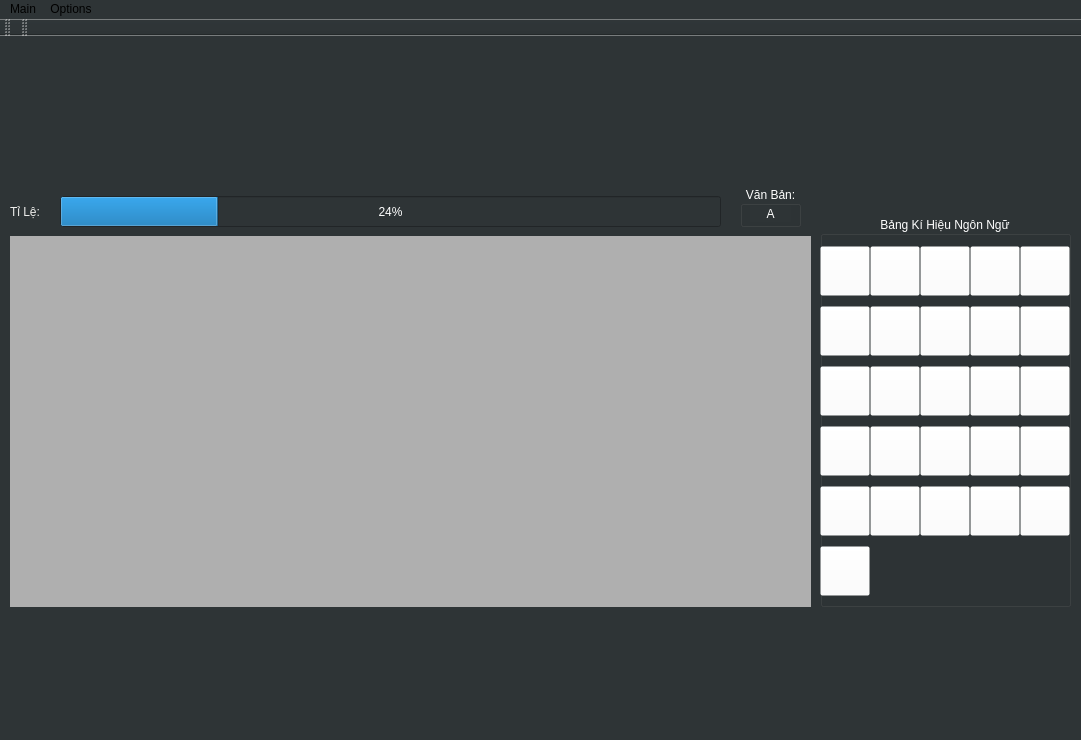
<?xml version="1.0" encoding="UTF-8"?>
<ui version="4.0">
 <class>MainWindow</class>
 <widget class="QMainWindow" name="MainWindow">
  <property name="geometry">
   <rect>
    <x>0</x>
    <y>0</y>
    <width>1081</width>
    <height>740</height>
   </rect>
  </property>
  <property name="font">
   <font>
    <pointsize>13</pointsize>
   </font>
  </property>
  <property name="windowTitle">
   <string>MainWindow</string>
  </property>
  <property name="autoFillBackground">
   <bool>false</bool>
  </property>
  <property name="styleSheet">
   <string notr="true">background-color: rgb(46, 52, 54);</string>
  </property>
  <property name="iconSize">
   <size>
    <width>30</width>
    <height>30</height>
   </size>
  </property>
  <widget class="QWidget" name="centralwidget">
   <widget class="QLabel" name="label_tutorialView">
    <property name="geometry">
     <rect>
      <x>480</x>
      <y>200</y>
      <width>301</width>
      <height>191</height>
     </rect>
    </property>
    <property name="styleSheet">
     <string notr="true">background-color: transparent;</string>
    </property>
    <property name="text">
     <string/>
    </property>
    <property name="alignment">
     <set>Qt::AlignCenter</set>
    </property>
   </widget>
   <widget class="QLabel" name="label_camView">
    <property name="geometry">
     <rect>
      <x>10</x>
      <y>200</y>
      <width>801</width>
      <height>371</height>
     </rect>
    </property>
    <property name="styleSheet">
     <string notr="true">background-color: rgba(180,180,180,0.6);</string>
    </property>
    <property name="text">
     <string/>
    </property>
   </widget>
   <widget class="QProgressBar" name="progressBar">
    <property name="geometry">
     <rect>
      <x>60</x>
      <y>160</y>
      <width>661</width>
      <height>31</height>
     </rect>
    </property>
    <property name="styleSheet">
     <string notr="true">color: rgb(255, 255, 255);</string>
    </property>
    <property name="value">
     <number>24</number>
    </property>
   </widget>
   <widget class="QLabel" name="label_doneTutorial">
    <property name="geometry">
     <rect>
      <x>10</x>
      <y>200</y>
      <width>801</width>
      <height>371</height>
     </rect>
    </property>
    <property name="styleSheet">
     <string notr="true">background-color: rgba(180,180,180,0.9);</string>
    </property>
    <property name="text">
     <string/>
    </property>
    <property name="alignment">
     <set>Qt::AlignCenter</set>
    </property>
   </widget>
   <widget class="QGroupBox" name="groupBox">
    <property name="geometry">
     <rect>
      <x>820</x>
      <y>180</y>
      <width>251</width>
      <height>391</height>
     </rect>
    </property>
    <property name="styleSheet">
     <string notr="true">color: rgb(255, 255, 255);</string>
    </property>
    <property name="title">
     <string>Bảng Kí Hiệu Ngôn Ngữ</string>
    </property>
    <property name="alignment">
     <set>Qt::AlignCenter</set>
    </property>
    <widget class="QPushButton" name="button_A">
     <property name="geometry">
      <rect>
       <x>0</x>
       <y>30</y>
       <width>50</width>
       <height>50</height>
      </rect>
     </property>
     <property name="autoFillBackground">
      <bool>false</bool>
     </property>
     <property name="styleSheet">
      <string notr="true">background-color: rgba(255, 255, 255, 0);</string>
     </property>
     <property name="text">
      <string/>
     </property>
    </widget>
    <widget class="QPushButton" name="button_B">
     <property name="geometry">
      <rect>
       <x>50</x>
       <y>30</y>
       <width>50</width>
       <height>50</height>
      </rect>
     </property>
     <property name="autoFillBackground">
      <bool>false</bool>
     </property>
     <property name="styleSheet">
      <string notr="true">background-color: rgba(255, 255, 255, 0);</string>
     </property>
     <property name="text">
      <string/>
     </property>
    </widget>
    <widget class="QPushButton" name="button_C">
     <property name="geometry">
      <rect>
       <x>100</x>
       <y>30</y>
       <width>50</width>
       <height>50</height>
      </rect>
     </property>
     <property name="autoFillBackground">
      <bool>false</bool>
     </property>
     <property name="styleSheet">
      <string notr="true">background-color: rgba(255, 255, 255, 0);</string>
     </property>
     <property name="text">
      <string/>
     </property>
    </widget>
    <widget class="QPushButton" name="button_D">
     <property name="geometry">
      <rect>
       <x>150</x>
       <y>30</y>
       <width>50</width>
       <height>50</height>
      </rect>
     </property>
     <property name="autoFillBackground">
      <bool>false</bool>
     </property>
     <property name="styleSheet">
      <string notr="true">background-color: rgba(255, 255, 255, 0);</string>
     </property>
     <property name="text">
      <string/>
     </property>
    </widget>
    <widget class="QPushButton" name="button_E">
     <property name="geometry">
      <rect>
       <x>200</x>
       <y>30</y>
       <width>50</width>
       <height>50</height>
      </rect>
     </property>
     <property name="autoFillBackground">
      <bool>false</bool>
     </property>
     <property name="styleSheet">
      <string notr="true">background-color: rgba(255, 255, 255, 0);</string>
     </property>
     <property name="text">
      <string/>
     </property>
    </widget>
    <widget class="QPushButton" name="button_F">
     <property name="geometry">
      <rect>
       <x>0</x>
       <y>90</y>
       <width>50</width>
       <height>50</height>
      </rect>
     </property>
     <property name="autoFillBackground">
      <bool>false</bool>
     </property>
     <property name="styleSheet">
      <string notr="true">background-color: rgba(255, 255, 255, 0);</string>
     </property>
     <property name="text">
      <string/>
     </property>
    </widget>
    <widget class="QPushButton" name="button_G">
     <property name="geometry">
      <rect>
       <x>50</x>
       <y>90</y>
       <width>50</width>
       <height>50</height>
      </rect>
     </property>
     <property name="autoFillBackground">
      <bool>false</bool>
     </property>
     <property name="styleSheet">
      <string notr="true">background-color: rgba(255, 255, 255, 0);</string>
     </property>
     <property name="text">
      <string/>
     </property>
    </widget>
    <widget class="QPushButton" name="button_H">
     <property name="geometry">
      <rect>
       <x>100</x>
       <y>90</y>
       <width>50</width>
       <height>50</height>
      </rect>
     </property>
     <property name="autoFillBackground">
      <bool>false</bool>
     </property>
     <property name="styleSheet">
      <string notr="true">background-color: rgba(255, 255, 255, 0);</string>
     </property>
     <property name="text">
      <string/>
     </property>
    </widget>
    <widget class="QPushButton" name="button_I">
     <property name="geometry">
      <rect>
       <x>150</x>
       <y>90</y>
       <width>50</width>
       <height>50</height>
      </rect>
     </property>
     <property name="autoFillBackground">
      <bool>false</bool>
     </property>
     <property name="styleSheet">
      <string notr="true">background-color: rgba(255, 255, 255, 0);</string>
     </property>
     <property name="text">
      <string/>
     </property>
    </widget>
    <widget class="QPushButton" name="button_J">
     <property name="geometry">
      <rect>
       <x>200</x>
       <y>90</y>
       <width>50</width>
       <height>50</height>
      </rect>
     </property>
     <property name="autoFillBackground">
      <bool>false</bool>
     </property>
     <property name="styleSheet">
      <string notr="true">background-color: rgba(255, 255, 255, 0);</string>
     </property>
     <property name="text">
      <string/>
     </property>
    </widget>
    <widget class="QPushButton" name="button_K">
     <property name="geometry">
      <rect>
       <x>0</x>
       <y>150</y>
       <width>50</width>
       <height>50</height>
      </rect>
     </property>
     <property name="autoFillBackground">
      <bool>false</bool>
     </property>
     <property name="styleSheet">
      <string notr="true">background-color: rgba(255, 255, 255, 0);</string>
     </property>
     <property name="text">
      <string/>
     </property>
    </widget>
    <widget class="QPushButton" name="button_L">
     <property name="geometry">
      <rect>
       <x>50</x>
       <y>150</y>
       <width>50</width>
       <height>50</height>
      </rect>
     </property>
     <property name="autoFillBackground">
      <bool>false</bool>
     </property>
     <property name="styleSheet">
      <string notr="true">background-color: rgba(255, 255, 255, 0);</string>
     </property>
     <property name="text">
      <string/>
     </property>
    </widget>
    <widget class="QPushButton" name="button_M">
     <property name="geometry">
      <rect>
       <x>100</x>
       <y>150</y>
       <width>50</width>
       <height>50</height>
      </rect>
     </property>
     <property name="autoFillBackground">
      <bool>false</bool>
     </property>
     <property name="styleSheet">
      <string notr="true">background-color: rgba(255, 255, 255, 0);</string>
     </property>
     <property name="text">
      <string/>
     </property>
    </widget>
    <widget class="QPushButton" name="button_N">
     <property name="geometry">
      <rect>
       <x>150</x>
       <y>150</y>
       <width>50</width>
       <height>50</height>
      </rect>
     </property>
     <property name="autoFillBackground">
      <bool>false</bool>
     </property>
     <property name="styleSheet">
      <string notr="true">background-color: rgba(255, 255, 255, 0);</string>
     </property>
     <property name="text">
      <string/>
     </property>
    </widget>
    <widget class="QPushButton" name="button_O">
     <property name="geometry">
      <rect>
       <x>200</x>
       <y>150</y>
       <width>50</width>
       <height>50</height>
      </rect>
     </property>
     <property name="autoFillBackground">
      <bool>false</bool>
     </property>
     <property name="styleSheet">
      <string notr="true">background-color: rgba(255, 255, 255, 0);</string>
     </property>
     <property name="text">
      <string/>
     </property>
    </widget>
    <widget class="QPushButton" name="button_P">
     <property name="geometry">
      <rect>
       <x>0</x>
       <y>210</y>
       <width>50</width>
       <height>50</height>
      </rect>
     </property>
     <property name="autoFillBackground">
      <bool>false</bool>
     </property>
     <property name="styleSheet">
      <string notr="true">background-color: rgba(255, 255, 255, 0);</string>
     </property>
     <property name="text">
      <string/>
     </property>
    </widget>
    <widget class="QPushButton" name="button_Q">
     <property name="geometry">
      <rect>
       <x>50</x>
       <y>210</y>
       <width>50</width>
       <height>50</height>
      </rect>
     </property>
     <property name="autoFillBackground">
      <bool>false</bool>
     </property>
     <property name="styleSheet">
      <string notr="true">background-color: rgba(255, 255, 255, 0);</string>
     </property>
     <property name="text">
      <string/>
     </property>
    </widget>
    <widget class="QPushButton" name="button_R">
     <property name="geometry">
      <rect>
       <x>100</x>
       <y>210</y>
       <width>50</width>
       <height>50</height>
      </rect>
     </property>
     <property name="autoFillBackground">
      <bool>false</bool>
     </property>
     <property name="styleSheet">
      <string notr="true">background-color: rgba(255, 255, 255, 0);</string>
     </property>
     <property name="text">
      <string/>
     </property>
    </widget>
    <widget class="QPushButton" name="button_S">
     <property name="geometry">
      <rect>
       <x>150</x>
       <y>210</y>
       <width>50</width>
       <height>50</height>
      </rect>
     </property>
     <property name="autoFillBackground">
      <bool>false</bool>
     </property>
     <property name="styleSheet">
      <string notr="true">background-color: rgba(255, 255, 255, 0);</string>
     </property>
     <property name="text">
      <string/>
     </property>
    </widget>
    <widget class="QPushButton" name="button_T">
     <property name="geometry">
      <rect>
       <x>200</x>
       <y>210</y>
       <width>50</width>
       <height>50</height>
      </rect>
     </property>
     <property name="autoFillBackground">
      <bool>false</bool>
     </property>
     <property name="styleSheet">
      <string notr="true">background-color: rgba(255, 255, 255, 0);</string>
     </property>
     <property name="text">
      <string/>
     </property>
    </widget>
    <widget class="QPushButton" name="button_U">
     <property name="geometry">
      <rect>
       <x>0</x>
       <y>270</y>
       <width>50</width>
       <height>50</height>
      </rect>
     </property>
     <property name="autoFillBackground">
      <bool>false</bool>
     </property>
     <property name="styleSheet">
      <string notr="true">background-color: rgba(255, 255, 255, 0);</string>
     </property>
     <property name="text">
      <string/>
     </property>
    </widget>
    <widget class="QPushButton" name="button_V">
     <property name="geometry">
      <rect>
       <x>50</x>
       <y>270</y>
       <width>50</width>
       <height>50</height>
      </rect>
     </property>
     <property name="autoFillBackground">
      <bool>false</bool>
     </property>
     <property name="styleSheet">
      <string notr="true">background-color: rgba(255, 255, 255, 0);</string>
     </property>
     <property name="text">
      <string/>
     </property>
    </widget>
    <widget class="QPushButton" name="button_W">
     <property name="geometry">
      <rect>
       <x>100</x>
       <y>270</y>
       <width>50</width>
       <height>50</height>
      </rect>
     </property>
     <property name="autoFillBackground">
      <bool>false</bool>
     </property>
     <property name="styleSheet">
      <string notr="true">background-color: rgba(255, 255, 255, 0);</string>
     </property>
     <property name="text">
      <string/>
     </property>
    </widget>
    <widget class="QPushButton" name="button_X">
     <property name="geometry">
      <rect>
       <x>150</x>
       <y>270</y>
       <width>50</width>
       <height>50</height>
      </rect>
     </property>
     <property name="autoFillBackground">
      <bool>false</bool>
     </property>
     <property name="styleSheet">
      <string notr="true">background-color: rgba(255, 255, 255, 0);</string>
     </property>
     <property name="text">
      <string/>
     </property>
    </widget>
    <widget class="QPushButton" name="button_Y">
     <property name="geometry">
      <rect>
       <x>200</x>
       <y>270</y>
       <width>50</width>
       <height>50</height>
      </rect>
     </property>
     <property name="autoFillBackground">
      <bool>false</bool>
     </property>
     <property name="styleSheet">
      <string notr="true">background-color: rgba(255, 255, 255, 0);</string>
     </property>
     <property name="text">
      <string/>
     </property>
    </widget>
    <widget class="QPushButton" name="button_Z">
     <property name="geometry">
      <rect>
       <x>0</x>
       <y>330</y>
       <width>50</width>
       <height>50</height>
      </rect>
     </property>
     <property name="autoFillBackground">
      <bool>false</bool>
     </property>
     <property name="styleSheet">
      <string notr="true">background-color: rgba(255, 255, 255, 0);</string>
     </property>
     <property name="text">
      <string/>
     </property>
    </widget>
   </widget>
   <widget class="QLabel" name="label">
    <property name="geometry">
     <rect>
      <x>10</x>
      <y>160</y>
      <width>41</width>
      <height>31</height>
     </rect>
    </property>
    <property name="styleSheet">
     <string notr="true">color: rgb(238, 238, 236);</string>
    </property>
    <property name="text">
     <string>Tỉ Lệ:</string>
    </property>
   </widget>
   <widget class="QGroupBox" name="groupBox_2">
    <property name="geometry">
     <rect>
      <x>740</x>
      <y>150</y>
      <width>61</width>
      <height>41</height>
     </rect>
    </property>
    <property name="styleSheet">
     <string notr="true">color: rgb(255, 255, 255);</string>
    </property>
    <property name="title">
     <string>Văn Bản:</string>
    </property>
    <property name="alignment">
     <set>Qt::AlignCenter</set>
    </property>
    <widget class="QLabel" name="label_recognizedText">
     <property name="geometry">
      <rect>
       <x>10</x>
       <y>20</y>
       <width>41</width>
       <height>16</height>
      </rect>
     </property>
     <property name="text">
      <string>A</string>
     </property>
     <property name="alignment">
      <set>Qt::AlignCenter</set>
     </property>
     <property name="wordWrap">
      <bool>false</bool>
     </property>
    </widget>
   </widget>
   <widget class="QLabel" name="label_2">
    <property name="geometry">
     <rect>
      <x>10</x>
      <y>10</y>
      <width>121</width>
      <height>111</height>
     </rect>
    </property>
    <property name="styleSheet">
     <string notr="true">image: url(:/newPrefix/Logo.png);</string>
    </property>
    <property name="text">
     <string/>
    </property>
   </widget>
   <widget class="QLabel" name="label_3">
    <property name="geometry">
     <rect>
      <x>200</x>
      <y>10</y>
      <width>221</width>
      <height>131</height>
     </rect>
    </property>
    <property name="maximumSize">
     <size>
      <width>221</width>
      <height>131</height>
     </size>
    </property>
    <property name="text">
     <string/>
    </property>
    <property name="pixmap">
     <pixmap resource="../../../../X_Pic_Demo_Vid/test.qrc">:/newPrefix/Logo_preview_rev_1 1.png</pixmap>
    </property>
   </widget>
   <zorder>groupBox</zorder>
   <zorder>label_camView</zorder>
   <zorder>progressBar</zorder>
   <zorder>label</zorder>
   <zorder>groupBox_2</zorder>
   <zorder>label_tutorialView</zorder>
   <zorder>label_doneTutorial</zorder>
   <zorder>label_2</zorder>
   <zorder>label_3</zorder>
  </widget>
  <widget class="QMenuBar" name="menubar">
   <property name="geometry">
    <rect>
     <x>0</x>
     <y>0</y>
     <width>1081</width>
     <height>22</height>
    </rect>
   </property>
   <widget class="QMenu" name="menuMain">
    <property name="palette">
     <palette>
      <active>
       <colorrole role="Button">
        <brush brushstyle="SolidPattern">
         <color alpha="255">
          <red>46</red>
          <green>52</green>
          <blue>54</blue>
         </color>
        </brush>
       </colorrole>
       <colorrole role="Base">
        <brush brushstyle="SolidPattern">
         <color alpha="255">
          <red>46</red>
          <green>52</green>
          <blue>54</blue>
         </color>
        </brush>
       </colorrole>
       <colorrole role="Window">
        <brush brushstyle="SolidPattern">
         <color alpha="255">
          <red>46</red>
          <green>52</green>
          <blue>54</blue>
         </color>
        </brush>
       </colorrole>
      </active>
      <inactive>
       <colorrole role="Button">
        <brush brushstyle="SolidPattern">
         <color alpha="255">
          <red>46</red>
          <green>52</green>
          <blue>54</blue>
         </color>
        </brush>
       </colorrole>
       <colorrole role="Base">
        <brush brushstyle="SolidPattern">
         <color alpha="255">
          <red>46</red>
          <green>52</green>
          <blue>54</blue>
         </color>
        </brush>
       </colorrole>
       <colorrole role="Window">
        <brush brushstyle="SolidPattern">
         <color alpha="255">
          <red>46</red>
          <green>52</green>
          <blue>54</blue>
         </color>
        </brush>
       </colorrole>
      </inactive>
      <disabled>
       <colorrole role="Button">
        <brush brushstyle="SolidPattern">
         <color alpha="255">
          <red>46</red>
          <green>52</green>
          <blue>54</blue>
         </color>
        </brush>
       </colorrole>
       <colorrole role="Base">
        <brush brushstyle="SolidPattern">
         <color alpha="255">
          <red>46</red>
          <green>52</green>
          <blue>54</blue>
         </color>
        </brush>
       </colorrole>
       <colorrole role="Window">
        <brush brushstyle="SolidPattern">
         <color alpha="255">
          <red>46</red>
          <green>52</green>
          <blue>54</blue>
         </color>
        </brush>
       </colorrole>
      </disabled>
     </palette>
    </property>
    <property name="title">
     <string>Main</string>
    </property>
   </widget>
   <widget class="QMenu" name="menuOPtions">
    <property name="title">
     <string>Options</string>
    </property>
   </widget>
   <addaction name="menuMain"/>
   <addaction name="menuOPtions"/>
  </widget>
  <widget class="QStatusBar" name="statusbar"/>
  <widget class="QToolBar" name="toolBar">
   <property name="windowTitle">
    <string>toolBar</string>
   </property>
   <attribute name="toolBarArea">
    <enum>TopToolBarArea</enum>
   </attribute>
   <attribute name="toolBarBreak">
    <bool>false</bool>
   </attribute>
  </widget>
  <widget class="QToolBar" name="toolBar_2">
   <property name="windowTitle">
    <string>toolBar_2</string>
   </property>
   <attribute name="toolBarArea">
    <enum>TopToolBarArea</enum>
   </attribute>
   <attribute name="toolBarBreak">
    <bool>false</bool>
   </attribute>
  </widget>
 </widget>
 <resources>
  <include location="../../../../X_Pic_Demo_Vid/test.qrc"/>
 </resources>
 <connections/>
</ui>
